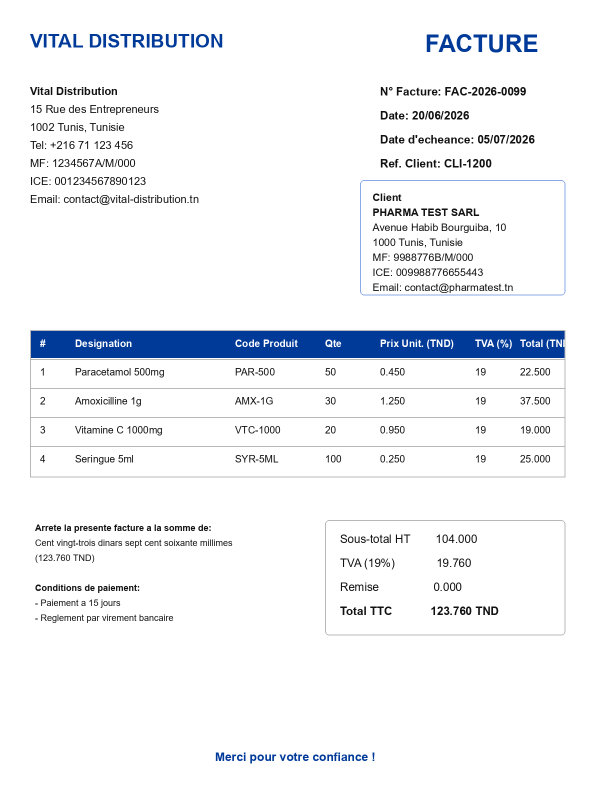
#> input picture app/samples/golden_invoice.png, 1200 x 1600 px (shown at 1/2 size)
$ python -i preprocessing.py   (imports and definitions only)
#> lines starting #> are read from the running program, lines starting #| are printed output that depends on the picture; after the words box and inside, x2 and y2 are one past the last pixel; in counts of white or black regions, pixels touching at a corner belong together
#> further down, picture is the input picture: shape (1600, 1200, 3); mean B, G, R 246, 242.8, 240.8
import cv2
import numpy as np


def preprocess_image(image: np.ndarray, profile: str = "current", max_side: int | None = None) -> np.ndarray:
    resized = resize_for_ocr(image, max_side=max_side)
    normalized_profile = (profile or "current").strip().lower()
    if normalized_profile in {"direct", "none"}:
        return resized
    gray = cv2.cvtColor(resized, cv2.COLOR_BGR2GRAY) if len(resized.shape) == 3 else resized
    if normalized_profile == "grayscale":
        return gray
    if normalized_profile == "contrast":
        return improve_contrast(gray)
    if normalized_profile == "minimal":
        enhanced = improve_contrast(gray)
        return cv2.threshold(enhanced, 0, 255, cv2.THRESH_BINARY + cv2.THRESH_OTSU)[1]
    denoised = cv2.fastNlMeansDenoising(gray, None, h=12, templateWindowSize=7, searchWindowSize=21)
    enhanced = improve_contrast(denoised)
    deskewed = deskew(enhanced)
    return cv2.adaptiveThreshold(
        deskewed,
        255,
        cv2.ADAPTIVE_THRESH_GAUSSIAN_C,
        cv2.THRESH_BINARY,
        31,
        11,
    )


def preprocess_table_region(image: np.ndarray, profile: str = "current", max_side: int | None = None) -> np.ndarray:
    resized = resize_for_ocr(image, min_width=900, max_side=max_side)
    normalized_profile = (profile or "current").strip().lower()
    if normalized_profile in {"direct", "none"}:
        return resized
    gray = cv2.cvtColor(resized, cv2.COLOR_BGR2GRAY) if len(resized.shape) == 3 else resized
    if normalized_profile == "grayscale":
        return gray
    if normalized_profile == "contrast":
        return improve_contrast(gray)
    if normalized_profile == "minimal":
        enhanced = improve_contrast(gray)
        return cv2.threshold(enhanced, 0, 255, cv2.THRESH_BINARY + cv2.THRESH_OTSU)[1]
    enhanced = improve_contrast(gray)
    blurred = cv2.GaussianBlur(enhanced, (3, 3), 0)
    _, thresholded = cv2.threshold(blurred, 0, 255, cv2.THRESH_BINARY + cv2.THRESH_OTSU)
    kernel = cv2.getStructuringElement(cv2.MORPH_RECT, (1, 1))
    return cv2.morphologyEx(thresholded, cv2.MORPH_OPEN, kernel)


def resize_for_ocr(image: np.ndarray, min_width: int = 1400, max_side: int | None = None) -> np.ndarray:
#> called with min_width = 1400
    height, width = image.shape[:2]
#> height = 1600; width = 1200
    if max_side and max(height, width) > max_side:
        scale = max_side / max(height, width)
        return cv2.resize(image, (max(1, int(width * scale)), max(1, int(height * scale))), interpolation=cv2.INTER_AREA)
    if width >= min_width:
        return image
    scale = min_width / max(width, 1)
#> scale = 1.17
    return cv2.resize(image, (int(width * scale), int(height * scale)), interpolation=cv2.INTER_CUBIC)
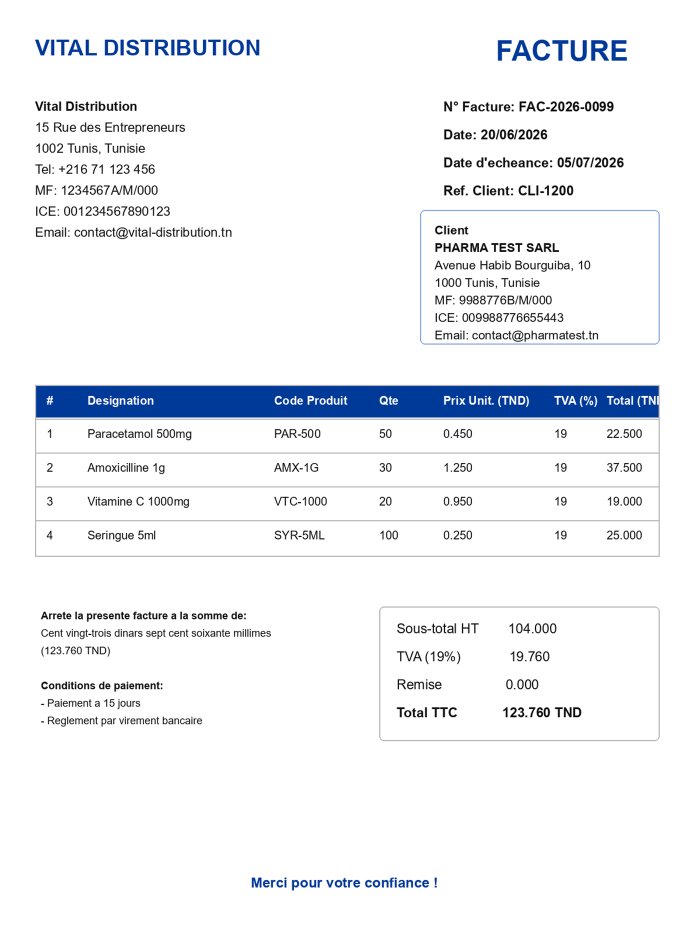
#> returned value: shape (1866, 1400, 3) (shown at 1/2 size); mean of channels 0, 1, 2 245.8, 242.5, 240.6; drawn as B, G, R
#> in preprocess_image, `gray = cv2.cvtColor(resized, cv2.COLOR_BGR2GRAY) if len(resized.shape)..`:
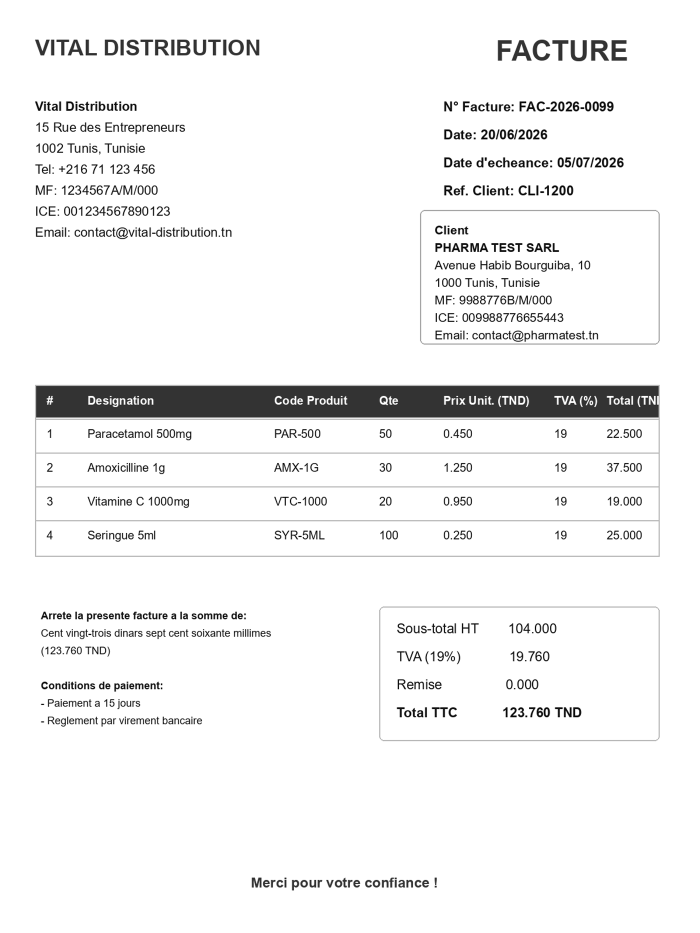
#> gray: shape (1866, 1400) (shown at 1/2 size); min 0, max 255, mean 242.3


def improve_contrast(gray: np.ndarray) -> np.ndarray:
    clahe = cv2.createCLAHE(clipLimit=2.0, tileGridSize=(8, 8))
    return clahe.apply(gray)
#> returned value: shape (1866, 1400)


def deskew(gray: np.ndarray) -> np.ndarray:
    inverted = cv2.bitwise_not(gray)
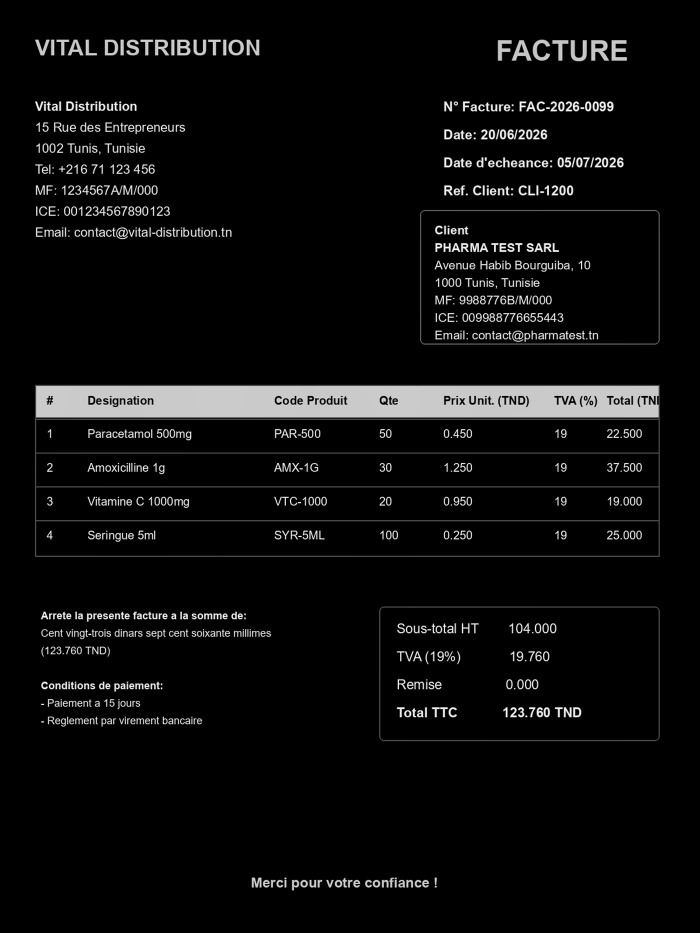
#> inverted: shape (1866, 1400) (shown at 1/2 size); min 0, max 254, mean 12.7
    coords = np.column_stack(np.where(inverted > 0))
#> coords = 235167 pairs, first value 78 to 1780, second value 69 to 1320
    if coords.size == 0:
        return gray

    angle = cv2.minAreaRect(coords)[-1]
#> angle = -90
    if angle < -45:
        angle = -(90 + angle)
#> angle = 0
    else:
        angle = -angle
    if abs(angle) < 0.3 or abs(angle) > 15:
        return gray

    h, w = gray.shape[:2]
    center = (w // 2, h // 2)
    matrix = cv2.getRotationMatrix2D(center, angle, 1.0)
    return cv2.warpAffine(gray, matrix, (w, h), flags=cv2.INTER_CUBIC, borderMode=cv2.BORDER_REPLICATE)

>>> import cv2
>>> picture = cv2.imread('../samples/golden_invoice.png')
>>> result = preprocess_image(picture)
#> in preprocess_image, `return cv2.adaptiveThreshold( deskewed, 255, cv2.ADAPTIVE_THRESH_GAUSS..`:
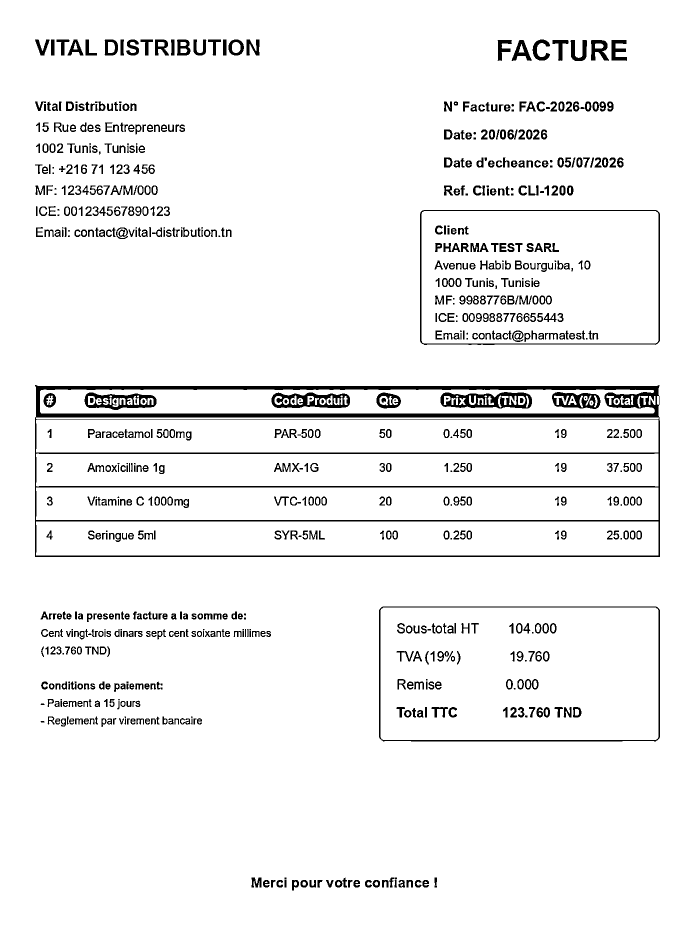
#> returned value: shape (1866, 1400) (shown at 1/2 size); 94.6% white; 839 black regions (91 under 20 px), largest, box (x1, y1, x2, y2) and area: (70, 770, 1320, 1114) 39512, (758, 1213, 1320, 1483) 4225, (840, 420, 1320, 690) 3515
